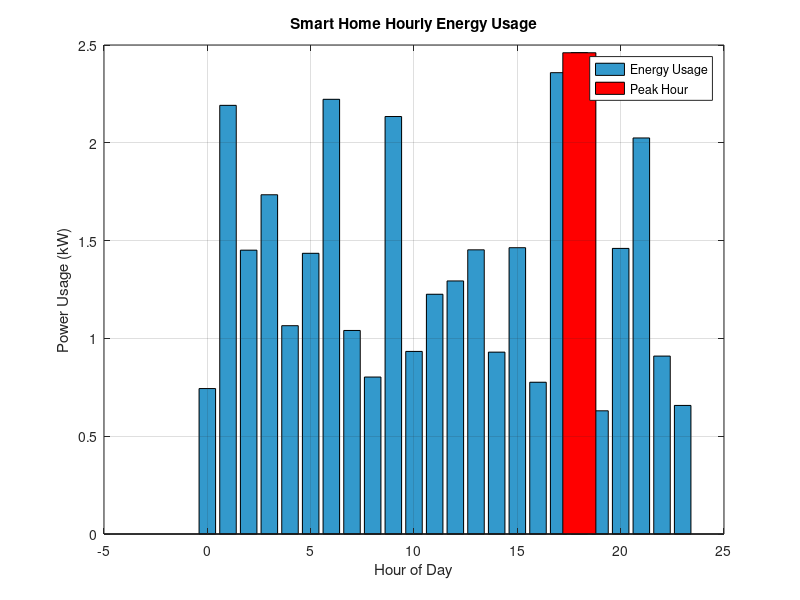

MATLAB code to generate this figure:
%{

Author: James Henry, Jordan Haveelar

Program: EnergyTrackage.m

Goal: Create a program that displays the power consumption in a 
smart home. It will also print the averages, and highlight the peak 
hour.

Note: We need to use rand, sum, bar, and vectors
%}

% Time vector for 24 hours
hours = 0:23;

% Generate random hourly power usage values (in kW)
% Let's assume usage varies between 0.5 kW and 2.5 kW
usage = 0.5 + (2.5 - 0.5) * rand(1, 24); 

% Peak usage and hour functions right here
[maxUsage, peakHourIndex] = max(usage);
peakHour = hours(peakHourIndex);

% edge case: What if the power equals at different times?
peakHourIndices = find(usage == maxUsage); % All indices with max usage
peakHours = hours(peakHourIndices);        % Convert to actual hours

% Total energy used in 24 hours, using the sum function
totalUsage = sum(usage);

% Remove the comments here to see the data in the command window
fprintf('Total Energy Used: %.2f kWh\n', totalUsage);
fprintf('Peak Usage: %.2f kW at %d:00\n', maxUsage, peakHour);

% Bar grap
figure;
bar(hours, usage, 'FaceColor', [0.2 0.6 0.8]);
hold on;
bar(peakHour, maxUsage, 'FaceColor', 'r'); % Highlights peak hour in red
xlabel('Hour of Day');
ylabel('Power Usage (kW)');
title('Smart Home Hourly Energy Usage');
grid on;
legend('Energy Usage', 'Peak Hour');

%{
 
Sources: 

1. https://www.inspirecleanenergy.com/blog/sustainable-living/how-to-calculate-kwh-kilowatt-hours

2. https://www.mathworks.com/help/matlab/ref/bar.html

3. https://www.mathworks.com/help/matlab/ref/double.colon.html

4. https://www.mathworks.com/help/matlab/ref/rand.html

%}
